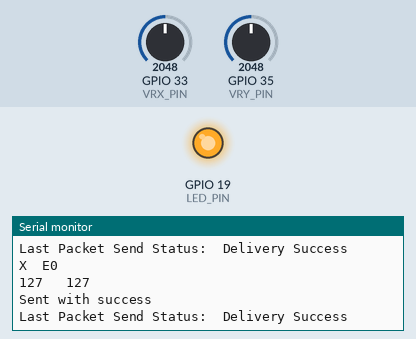
Recording of a sketch running on a simulated ESP32-C3. Parts: output pins drawn as LEDs (lit = HIGH), the last lines printed to the serial monitor. The test bench sets the inputs (shaded band); at power-on: GPIO 33 (VRX_PIN) = 2048, GPIO 35 (VRY_PIN) = 2048.

Above: at 1.2 s.
1.3 s: GPIO 33 (VRX_PIN) set to 2866
At 2.1 s:
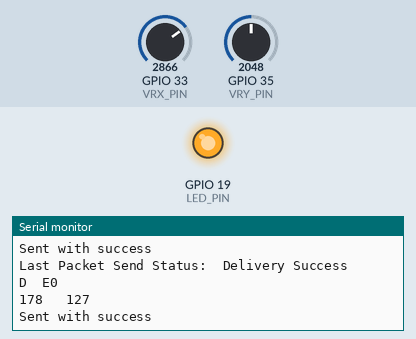
2.8 s: GPIO 35 (VRY_PIN) set to 2866
At 3.3 s:
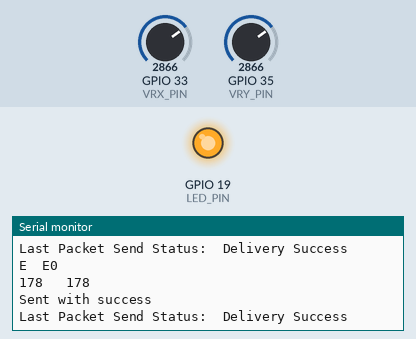
4.3 s: GPIO 33 (VRX_PIN) set to 2047
At 5.2 s:
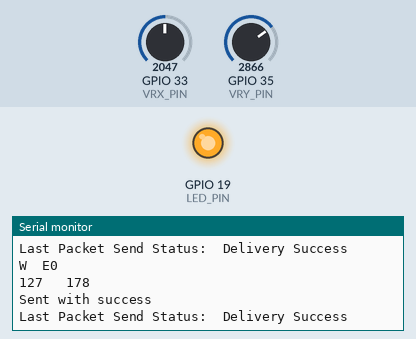
5.8 s: GPIO 35 (VRY_PIN) set to 1228
At 6.8 s:
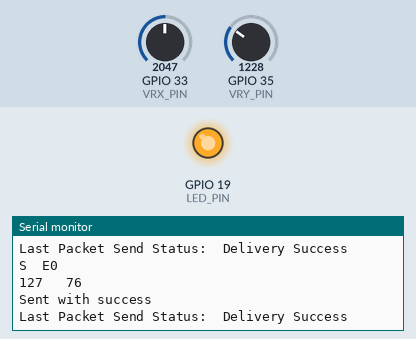
Timing chart, 0 to 8.3 s (numbered marks = the images above; inputs shaded):
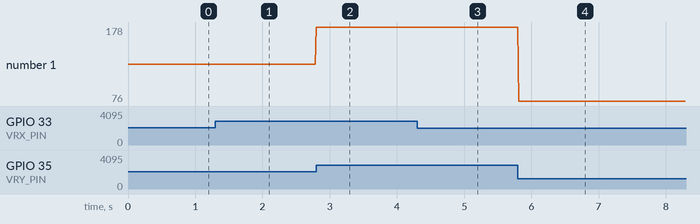

Measured:
- after the input at 1.3 s, the serial monitor: prints a new line at once (image 1)
- after the input at 2.8 s, the serial monitor: prints a new line at once (image 2)
- after the input at 4.3 s, the serial monitor: prints a new line at once (image 3)
- after the input at 5.8 s, the serial monitor: prints a new line at once (image 4)
- plotted number 1: 178 → 76 after the input at 5.8 s

The sketch:

ESP-NOW-remote-transmitter.ino
```cpp
#include <esp_now.h>
#include <WiFi.h>

#define VRX_PIN  33
#define VRY_PIN  35
#define SW_PIN   25
// & 3.3V    & GND

#define LED_PIN  19

int xValue = 0;
int yValue = 0;
char bRotaValue = ' ';
int bSerraValue=0;


// REPLACE WITH YOUR RECEIVER MAC Address
uint8_t broadcastAddress[] = {0x30,0xAE,0xA4,0x1B,0x78,0x20};  //34:85:18:26:D7:34   ESP32-C3 Device1
//uint8_t broadcastAddress[] = {0x34,0x85,0x18,0x26,0xC6,0x88};  //34:85:18:26:C6:88   ESP32-C3 Device2

//uint8_t broadcastAddress[] = {0xC8,0xC9,0xA3,0xC9,0x14,0xEC};  //C8:C9:A3:C9:14:EC   ESP32-Wroom


// Structure example to send data
// Must match the receiver structure
typedef struct struct_message {
  char dir;
  char bRota;
  int bSerra;
} struct_message;

// Create a struct_message called myData & peer
struct_message myData;
esp_now_peer_info_t peerInfo;

// callback when data is sent
void OnDataSent(const uint8_t *mac_addr, esp_now_send_status_t status) {
  Serial.print("\r\nLast Packet Send Status:\t");
  Serial.println(status == ESP_NOW_SEND_SUCCESS ? "Delivery Success" : "Delivery Fail");
  status == ESP_NOW_SEND_SUCCESS ? digitalWrite(LED_PIN, HIGH) : digitalWrite(LED_PIN, LOW);
}

void setup() {
  Serial.begin(115200);
  WiFi.mode(WIFI_STA);

  //pinMode(VRX_PIN, INPUT);
  //pinMode(VRY_PIN, INPUT);
  //pinMode(SW_PIN, INPUT);
  pinMode(LED_PIN, OUTPUT);
  digitalWrite(LED_PIN, HIGH);

  // Init ESP-NOW
  if (esp_now_init() != ESP_OK) {
    Serial.println("Error initializing ESP-NOW");
    return;
  }

  // Once ESPNow is successfully Init, we will register for Send CB to
  // get the status of Trasnmitted packet
  esp_now_register_send_cb(OnDataSent);

  // Register peer
  memcpy(peerInfo.peer_addr, broadcastAddress, 6);
  peerInfo.channel = 0;
  peerInfo.encrypt = false;

  // Add peer
  if (esp_now_add_peer(&peerInfo) != ESP_OK){
    Serial.println("Failed to add peer");
    return;
  }
}

void loop() {

  // read analog X and Y analog values
  xValue = map (analogRead(VRX_PIN),0,4095,0,255);
  yValue = map (analogRead(VRY_PIN),0,4095,0,255);

  if (xValue > 100 and xValue <140 and yValue >140) {
    myData.dir='W';}
  else if (xValue > 100 and xValue <140 and yValue <100) {
    myData.dir='S';}
  else if (xValue > 140 and yValue <140 and yValue >100) {
    myData.dir='D';}
  else if (xValue < 100 and yValue <140 and yValue >100) {
    myData.dir='A';}
  else if (xValue >140 and yValue >140) {
    myData.dir='E';}
  else if (xValue < 100 and yValue >140) {
    myData.dir='Q';}
  else if (xValue > 140 and yValue <100) {
    myData.dir='C';}
  else if (xValue < 100 and yValue <100) {
    myData.dir='Z';}
  else if (xValue > 100 and xValue <140 and yValue >100 and yValue < 140) {
    myData.dir='X';}


  myData.bRota='E';
  myData.bSerra=0;


Serial.print(myData.dir);Serial.print("  ");Serial.print(myData.bRota);;Serial.println(myData.bSerra);
//Serial.println("");


  Serial.print(xValue);
  Serial.print
  ("   ");
  Serial.println(yValue);


  // Send message via ESP-NOW
  esp_err_t result = esp_now_send(broadcastAddress, (uint8_t *) &myData, sizeof(myData));

  if (result == ESP_OK) {
    Serial.println("Sent with success");
  }
  else {
    Serial.println("Error sending the data");
  }
  delay(20);

}
```
